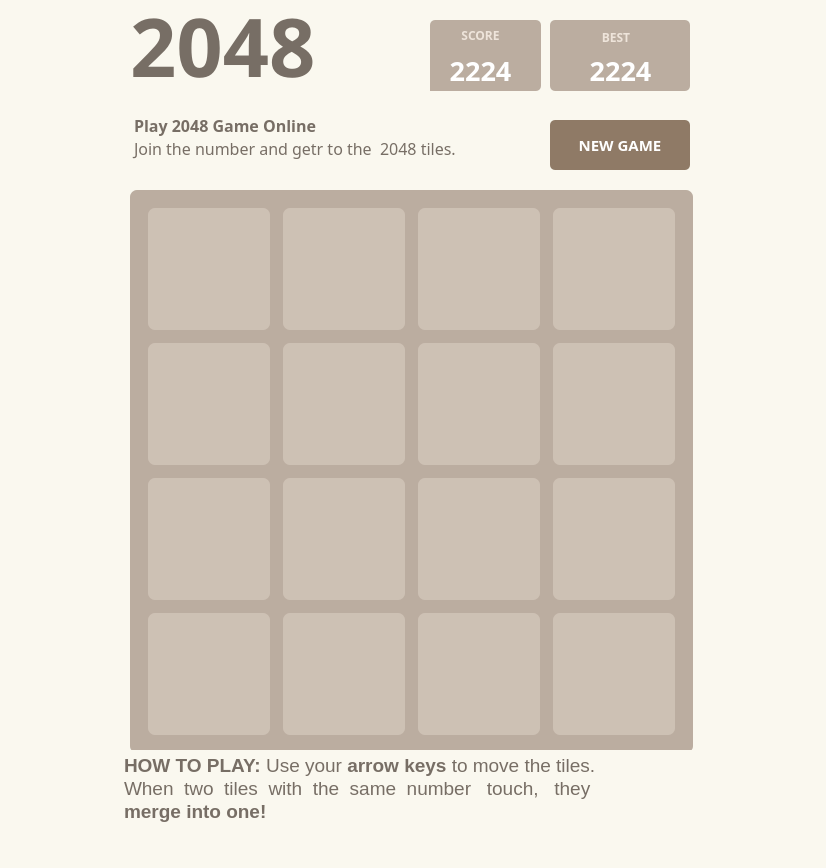
<?xml version="1.0" encoding="UTF-8"?>
<ui version="4.0">
 <class>Widget</class>
 <widget class="QWidget" name="Widget">
  <property name="geometry">
   <rect>
    <x>0</x>
    <y>0</y>
    <width>826</width>
    <height>868</height>
   </rect>
  </property>
  <property name="font">
   <font>
    <family>Fog Sans</family>
    <pointsize>13</pointsize>
   </font>
  </property>
  <property name="windowTitle">
   <string>Widget</string>
  </property>
  <property name="styleSheet">
   <string notr="true">background-color: rgb(250, 248, 239);</string>
  </property>
  <widget class="QWidget" name="widget" native="true">
   <property name="geometry">
    <rect>
     <x>130</x>
     <y>190</y>
     <width>563</width>
     <height>563</height>
    </rect>
   </property>
   <property name="font">
    <font>
     <family>Fog Sans</family>
     <pointsize>39</pointsize>
     <weight>75</weight>
     <bold>true</bold>
    </font>
   </property>
   <property name="styleSheet">
    <string notr="true">background-color: rgb(187, 173, 160);
border-radius:  7px;</string>
   </property>
   <layout class="QGridLayout" name="gridLayout_2">
    <item row="0" column="1">
     <widget class="QLabel" name="label_01">
      <property name="maximumSize">
       <size>
        <width>122</width>
        <height>122</height>
       </size>
      </property>
      <property name="font">
       <font>
        <family>Fog Sans</family>
        <pointsize>39</pointsize>
        <weight>75</weight>
        <bold>true</bold>
       </font>
      </property>
      <property name="styleSheet">
       <string notr="true">background-color: rgb(205, 193, 180);</string>
      </property>
      <property name="text">
       <string/>
      </property>
      <property name="alignment">
       <set>Qt::AlignCenter</set>
      </property>
     </widget>
    </item>
    <item row="2" column="2">
     <widget class="QLabel" name="label_22">
      <property name="maximumSize">
       <size>
        <width>122</width>
        <height>122</height>
       </size>
      </property>
      <property name="font">
       <font>
        <family>Fog Sans</family>
        <pointsize>39</pointsize>
        <weight>75</weight>
        <bold>true</bold>
       </font>
      </property>
      <property name="styleSheet">
       <string notr="true">background-color: rgb(205, 193, 180);</string>
      </property>
      <property name="text">
       <string/>
      </property>
      <property name="alignment">
       <set>Qt::AlignCenter</set>
      </property>
     </widget>
    </item>
    <item row="1" column="2">
     <widget class="QLabel" name="label_12">
      <property name="maximumSize">
       <size>
        <width>122</width>
        <height>122</height>
       </size>
      </property>
      <property name="font">
       <font>
        <family>Fog Sans</family>
        <pointsize>39</pointsize>
        <weight>75</weight>
        <bold>true</bold>
       </font>
      </property>
      <property name="styleSheet">
       <string notr="true">background-color: rgb(205, 193, 180);</string>
      </property>
      <property name="text">
       <string/>
      </property>
      <property name="alignment">
       <set>Qt::AlignCenter</set>
      </property>
     </widget>
    </item>
    <item row="2" column="1">
     <widget class="QLabel" name="label_21">
      <property name="maximumSize">
       <size>
        <width>122</width>
        <height>122</height>
       </size>
      </property>
      <property name="font">
       <font>
        <family>Fog Sans</family>
        <pointsize>39</pointsize>
        <weight>75</weight>
        <bold>true</bold>
       </font>
      </property>
      <property name="styleSheet">
       <string notr="true">background-color: rgb(205, 193, 180);</string>
      </property>
      <property name="text">
       <string/>
      </property>
      <property name="alignment">
       <set>Qt::AlignCenter</set>
      </property>
     </widget>
    </item>
    <item row="0" column="2">
     <widget class="QLabel" name="label_02">
      <property name="maximumSize">
       <size>
        <width>122</width>
        <height>122</height>
       </size>
      </property>
      <property name="font">
       <font>
        <family>Fog Sans</family>
        <pointsize>39</pointsize>
        <weight>75</weight>
        <bold>true</bold>
       </font>
      </property>
      <property name="styleSheet">
       <string notr="true">background-color: rgb(205, 193, 180);</string>
      </property>
      <property name="text">
       <string/>
      </property>
      <property name="alignment">
       <set>Qt::AlignCenter</set>
      </property>
     </widget>
    </item>
    <item row="1" column="3">
     <widget class="QLabel" name="label_13">
      <property name="maximumSize">
       <size>
        <width>122</width>
        <height>122</height>
       </size>
      </property>
      <property name="font">
       <font>
        <family>Fog Sans</family>
        <pointsize>38</pointsize>
        <weight>75</weight>
        <bold>true</bold>
       </font>
      </property>
      <property name="styleSheet">
       <string notr="true">background-color: rgb(205, 193, 180);</string>
      </property>
      <property name="text">
       <string/>
      </property>
      <property name="alignment">
       <set>Qt::AlignCenter</set>
      </property>
     </widget>
    </item>
    <item row="3" column="3">
     <widget class="QLabel" name="label_33">
      <property name="maximumSize">
       <size>
        <width>122</width>
        <height>122</height>
       </size>
      </property>
      <property name="font">
       <font>
        <family>Fog Sans</family>
        <pointsize>39</pointsize>
        <weight>75</weight>
        <bold>true</bold>
       </font>
      </property>
      <property name="styleSheet">
       <string notr="true">background-color: rgb(205, 193, 180);</string>
      </property>
      <property name="text">
       <string/>
      </property>
      <property name="alignment">
       <set>Qt::AlignCenter</set>
      </property>
     </widget>
    </item>
    <item row="2" column="3">
     <widget class="QLabel" name="label_23">
      <property name="maximumSize">
       <size>
        <width>122</width>
        <height>122</height>
       </size>
      </property>
      <property name="font">
       <font>
        <family>Fog Sans</family>
        <pointsize>39</pointsize>
        <weight>75</weight>
        <bold>true</bold>
       </font>
      </property>
      <property name="styleSheet">
       <string notr="true">background-color: rgb(205, 193, 180);</string>
      </property>
      <property name="text">
       <string/>
      </property>
      <property name="alignment">
       <set>Qt::AlignCenter</set>
      </property>
     </widget>
    </item>
    <item row="2" column="0">
     <widget class="QLabel" name="label_20">
      <property name="maximumSize">
       <size>
        <width>122</width>
        <height>122</height>
       </size>
      </property>
      <property name="font">
       <font>
        <family>Fog Sans</family>
        <pointsize>39</pointsize>
        <weight>75</weight>
        <bold>true</bold>
       </font>
      </property>
      <property name="styleSheet">
       <string notr="true">background-color: rgb(205, 193, 180);</string>
      </property>
      <property name="text">
       <string/>
      </property>
      <property name="alignment">
       <set>Qt::AlignCenter</set>
      </property>
     </widget>
    </item>
    <item row="0" column="0">
     <widget class="QLabel" name="label_00">
      <property name="maximumSize">
       <size>
        <width>122</width>
        <height>122</height>
       </size>
      </property>
      <property name="font">
       <font>
        <family>Fog Sans</family>
        <pointsize>39</pointsize>
        <weight>75</weight>
        <bold>true</bold>
       </font>
      </property>
      <property name="styleSheet">
       <string notr="true">QLabel
{
	background-color: rgb(205, 193, 180);
}
</string>
      </property>
      <property name="text">
       <string/>
      </property>
      <property name="alignment">
       <set>Qt::AlignCenter</set>
      </property>
     </widget>
    </item>
    <item row="3" column="1">
     <widget class="QLabel" name="label_31">
      <property name="maximumSize">
       <size>
        <width>122</width>
        <height>122</height>
       </size>
      </property>
      <property name="font">
       <font>
        <family>Fog Sans</family>
        <pointsize>39</pointsize>
        <weight>75</weight>
        <bold>true</bold>
       </font>
      </property>
      <property name="styleSheet">
       <string notr="true">background-color: rgb(205, 193, 180);</string>
      </property>
      <property name="text">
       <string/>
      </property>
      <property name="alignment">
       <set>Qt::AlignCenter</set>
      </property>
     </widget>
    </item>
    <item row="3" column="2">
     <widget class="QLabel" name="label_32">
      <property name="maximumSize">
       <size>
        <width>122</width>
        <height>122</height>
       </size>
      </property>
      <property name="font">
       <font>
        <family>Fog Sans</family>
        <pointsize>39</pointsize>
        <weight>75</weight>
        <bold>true</bold>
       </font>
      </property>
      <property name="styleSheet">
       <string notr="true">background-color: rgb(205, 193, 180);</string>
      </property>
      <property name="text">
       <string/>
      </property>
      <property name="alignment">
       <set>Qt::AlignCenter</set>
      </property>
     </widget>
    </item>
    <item row="1" column="1">
     <widget class="QLabel" name="label_11">
      <property name="maximumSize">
       <size>
        <width>122</width>
        <height>122</height>
       </size>
      </property>
      <property name="font">
       <font>
        <family>Fog Sans</family>
        <pointsize>39</pointsize>
        <weight>75</weight>
        <bold>true</bold>
       </font>
      </property>
      <property name="styleSheet">
       <string notr="true">background-color: rgb(205, 193, 180);</string>
      </property>
      <property name="text">
       <string/>
      </property>
      <property name="alignment">
       <set>Qt::AlignCenter</set>
      </property>
     </widget>
    </item>
    <item row="3" column="0">
     <widget class="QLabel" name="label_30">
      <property name="maximumSize">
       <size>
        <width>122</width>
        <height>122</height>
       </size>
      </property>
      <property name="font">
       <font>
        <family>Fog Sans</family>
        <pointsize>39</pointsize>
        <weight>75</weight>
        <bold>true</bold>
       </font>
      </property>
      <property name="styleSheet">
       <string notr="true">background-color: rgb(205, 193, 180);</string>
      </property>
      <property name="text">
       <string/>
      </property>
      <property name="alignment">
       <set>Qt::AlignCenter</set>
      </property>
     </widget>
    </item>
    <item row="1" column="0">
     <widget class="QLabel" name="label_10">
      <property name="enabled">
       <bool>true</bool>
      </property>
      <property name="maximumSize">
       <size>
        <width>122</width>
        <height>122</height>
       </size>
      </property>
      <property name="font">
       <font>
        <family>Fog Sans</family>
        <pointsize>39</pointsize>
        <weight>75</weight>
        <bold>true</bold>
       </font>
      </property>
      <property name="styleSheet">
       <string notr="true">background-color: rgb(205, 193, 180);</string>
      </property>
      <property name="text">
       <string/>
      </property>
      <property name="alignment">
       <set>Qt::AlignCenter</set>
      </property>
     </widget>
    </item>
    <item row="0" column="3">
     <widget class="QLabel" name="label_03">
      <property name="maximumSize">
       <size>
        <width>122</width>
        <height>122</height>
       </size>
      </property>
      <property name="font">
       <font>
        <family>Fog Sans</family>
        <pointsize>39</pointsize>
        <weight>75</weight>
        <bold>true</bold>
       </font>
      </property>
      <property name="styleSheet">
       <string notr="true">background-color: rgb(205, 193, 180);</string>
      </property>
      <property name="text">
       <string/>
      </property>
      <property name="alignment">
       <set>Qt::AlignCenter</set>
      </property>
     </widget>
    </item>
   </layout>
  </widget>
  <widget class="QLabel" name="label_17">
   <property name="geometry">
    <rect>
     <x>130</x>
     <y>0</y>
     <width>271</width>
     <height>91</height>
    </rect>
   </property>
   <property name="font">
    <font>
     <family>Fog Sans</family>
     <pointsize>61</pointsize>
     <weight>75</weight>
     <bold>true</bold>
    </font>
   </property>
   <property name="styleSheet">
    <string notr="true">
color: rgb(119, 110, 101);</string>
   </property>
   <property name="text">
    <string>2048</string>
   </property>
  </widget>
  <widget class="QLabel" name="label_18">
   <property name="geometry">
    <rect>
     <x>430</x>
     <y>20</y>
     <width>111</width>
     <height>71</height>
    </rect>
   </property>
   <property name="font">
    <font>
     <family>Fog Sans</family>
     <pointsize>14</pointsize>
    </font>
   </property>
   <property name="styleSheet">
    <string notr="true">background-color: rgb(187, 173, 160);
border-radius:  5px;</string>
   </property>
   <property name="text">
    <string/>
   </property>
  </widget>
  <widget class="QLabel" name="label_19">
   <property name="geometry">
    <rect>
     <x>550</x>
     <y>20</y>
     <width>140</width>
     <height>71</height>
    </rect>
   </property>
   <property name="font">
    <font>
     <family>Fog Sans</family>
    </font>
   </property>
   <property name="styleSheet">
    <string notr="true">background-color: rgb(187, 173, 160);
border-radius:  5px;</string>
   </property>
   <property name="text">
    <string/>
   </property>
  </widget>
  <widget class="QPushButton" name="pushButton">
   <property name="geometry">
    <rect>
     <x>550</x>
     <y>120</y>
     <width>140</width>
     <height>50</height>
    </rect>
   </property>
   <property name="font">
    <font>
     <family>Fog Sans</family>
     <pointsize>11</pointsize>
     <weight>75</weight>
     <bold>true</bold>
    </font>
   </property>
   <property name="focusPolicy">
    <enum>Qt::NoFocus</enum>
   </property>
   <property name="styleSheet">
    <string notr="true">background-color: rgb(143,122,102);
color: rgb(255, 255, 255);
border-radius:  5px;</string>
   </property>
   <property name="text">
    <string>NEW GAME</string>
   </property>
  </widget>
  <widget class="QTextBrowser" name="textBrowser">
   <property name="geometry">
    <rect>
     <x>130</x>
     <y>110</y>
     <width>411</width>
     <height>71</height>
    </rect>
   </property>
   <property name="font">
    <font>
     <family>Fog Sans</family>
    </font>
   </property>
   <property name="focusPolicy">
    <enum>Qt::NoFocus</enum>
   </property>
   <property name="styleSheet">
    <string notr="true">color: rgb(119, 110, 101);</string>
   </property>
   <property name="frameShape">
    <enum>QFrame::NoFrame</enum>
   </property>
   <property name="html">
    <string>&lt;!DOCTYPE HTML PUBLIC &quot;-//W3C//DTD HTML 4.0//EN&quot; &quot;http://www.w3.org/TR/REC-html40/strict.dtd&quot;&gt;
&lt;html&gt;&lt;head&gt;&lt;meta name=&quot;qrichtext&quot; content=&quot;1&quot; /&gt;&lt;style type=&quot;text/css&quot;&gt;
p, li { white-space: pre-wrap; }
&lt;/style&gt;&lt;/head&gt;&lt;body style=&quot; font-family:'Fog Sans'; font-size:9pt; font-weight:400; font-style:normal;&quot;&gt;
&lt;p style=&quot; margin-top:0px; margin-bottom:0px; margin-left:0px; margin-right:0px; -qt-block-indent:0; text-indent:0px;&quot;&gt;&lt;span style=&quot; font-family:'clear sans,helvetica neue,Arial,sans-serif'; font-size:12pt; font-weight:600; color:#776e65; background-color:#faf8ef;&quot;&gt;Play 2048 Game Online&lt;/span&gt;&lt;span style=&quot; font-family:'clear sans,helvetica neue,Arial,sans-serif'; font-size:12pt; color:#776e65; background-color:#faf8ef;&quot;&gt; &lt;/span&gt;&lt;/p&gt;
&lt;p style=&quot; margin-top:0px; margin-bottom:0px; margin-left:0px; margin-right:0px; -qt-block-indent:0; text-indent:0px;&quot;&gt;&lt;span style=&quot; font-family:'clear sans,helvetica neue,Arial,sans-serif'; font-size:12pt; color:#776e65; background-color:#faf8ef;&quot;&gt;Join the number and getr to the  2048 tiles. &lt;/span&gt;&lt;/p&gt;&lt;/body&gt;&lt;/html&gt;</string>
   </property>
  </widget>
  <widget class="QTextBrowser" name="textBrowser_2">
   <property name="geometry">
    <rect>
     <x>120</x>
     <y>750</y>
     <width>631</width>
     <height>101</height>
    </rect>
   </property>
   <property name="font">
    <font>
     <pointsize>39</pointsize>
    </font>
   </property>
   <property name="focusPolicy">
    <enum>Qt::NoFocus</enum>
   </property>
   <property name="frameShape">
    <enum>QFrame::NoFrame</enum>
   </property>
   <property name="html">
    <string>&lt;!DOCTYPE HTML PUBLIC &quot;-//W3C//DTD HTML 4.0//EN&quot; &quot;http://www.w3.org/TR/REC-html40/strict.dtd&quot;&gt;
&lt;html&gt;&lt;head&gt;&lt;meta name=&quot;qrichtext&quot; content=&quot;1&quot; /&gt;&lt;style type=&quot;text/css&quot;&gt;
p, li { white-space: pre-wrap; }
&lt;/style&gt;&lt;/head&gt;&lt;body style=&quot; font-family:'SimSun'; font-size:39pt; font-weight:400; font-style:normal;&quot;&gt;
&lt;p style=&quot; margin-top:0px; margin-bottom:0px; margin-left:0px; margin-right:0px; -qt-block-indent:0; text-indent:0px;&quot;&gt;&lt;span style=&quot; font-family:'clear sans,helvetica neue,Arial,sans-serif'; font-size:14pt; font-weight:600; color:#776e65; background-color:#faf8ef; text-transform:uppercase;&quot;&gt;HOW TO PLAY:&lt;/span&gt;&lt;span style=&quot; font-family:'clear sans,helvetica neue,Arial,sans-serif'; font-size:14pt; color:#776e65; background-color:#faf8ef;&quot;&gt; Use your &lt;/span&gt;&lt;span style=&quot; font-family:'clear sans,helvetica neue,Arial,sans-serif'; font-size:14pt; font-weight:600; color:#776e65; background-color:#faf8ef;&quot;&gt;arrow keys&lt;/span&gt;&lt;span style=&quot; font-family:'clear sans,helvetica neue,Arial,sans-serif'; font-size:14pt; color:#776e65; background-color:#faf8ef;&quot;&gt; to move the tiles. &lt;/span&gt;&lt;/p&gt;
&lt;p style=&quot; margin-top:0px; margin-bottom:0px; margin-left:0px; margin-right:0px; -qt-block-indent:0; text-indent:0px;&quot;&gt;&lt;span style=&quot; font-family:'clear sans,helvetica neue,Arial,sans-serif'; font-size:14pt; color:#776e65; background-color:#faf8ef;&quot;&gt;When  two  tiles  with  the  same  number   touch,   they &lt;/span&gt;&lt;/p&gt;
&lt;p style=&quot; margin-top:0px; margin-bottom:0px; margin-left:0px; margin-right:0px; -qt-block-indent:0; text-indent:0px;&quot;&gt;&lt;span style=&quot; font-family:'clear sans,helvetica neue,Arial,sans-serif'; font-size:14pt; font-weight:600; color:#776e65; background-color:#faf8ef;&quot;&gt;merge into one!&lt;/span&gt;&lt;/p&gt;&lt;/body&gt;&lt;/html&gt;</string>
   </property>
  </widget>
  <widget class="QLabel" name="label_3">
   <property name="geometry">
    <rect>
     <x>450</x>
     <y>20</y>
     <width>61</width>
     <height>31</height>
    </rect>
   </property>
   <property name="font">
    <font>
     <family>Fog Sans</family>
     <pointsize>9</pointsize>
     <weight>75</weight>
     <bold>true</bold>
    </font>
   </property>
   <property name="styleSheet">
    <string notr="true">background-color: rgb(187, 173, 160);
color: rgb(238,228,218);</string>
   </property>
   <property name="text">
    <string>SCORE</string>
   </property>
   <property name="alignment">
    <set>Qt::AlignCenter</set>
   </property>
  </widget>
  <widget class="QLabel" name="label_2">
   <property name="geometry">
    <rect>
     <x>580</x>
     <y>30</y>
     <width>72</width>
     <height>15</height>
    </rect>
   </property>
   <property name="font">
    <font>
     <family>Fog Sans</family>
     <pointsize>9</pointsize>
     <weight>75</weight>
     <bold>true</bold>
    </font>
   </property>
   <property name="styleSheet">
    <string notr="true">background-color: rgb(187, 173, 160);
color: rgb(238,228,218);</string>
   </property>
   <property name="text">
    <string>BEST</string>
   </property>
   <property name="textFormat">
    <enum>Qt::PlainText</enum>
   </property>
   <property name="alignment">
    <set>Qt::AlignCenter</set>
   </property>
  </widget>
  <widget class="QLabel" name="label_score">
   <property name="geometry">
    <rect>
     <x>430</x>
     <y>50</y>
     <width>101</width>
     <height>41</height>
    </rect>
   </property>
   <property name="font">
    <font>
     <family>Fog Sans</family>
     <pointsize>20</pointsize>
     <weight>75</weight>
     <bold>true</bold>
    </font>
   </property>
   <property name="styleSheet">
    <string notr="true">background-color: rgb(187, 173, 160);
color: rgb(255,255,255);</string>
   </property>
   <property name="text">
    <string>2224</string>
   </property>
   <property name="alignment">
    <set>Qt::AlignCenter</set>
   </property>
  </widget>
  <widget class="QLabel" name="label_best">
   <property name="geometry">
    <rect>
     <x>570</x>
     <y>50</y>
     <width>101</width>
     <height>41</height>
    </rect>
   </property>
   <property name="font">
    <font>
     <family>Fog Sans</family>
     <pointsize>20</pointsize>
     <weight>75</weight>
     <bold>true</bold>
    </font>
   </property>
   <property name="styleSheet">
    <string notr="true">background-color: rgb(187, 173, 160);
color: rgb(255,255,255);</string>
   </property>
   <property name="text">
    <string>2224</string>
   </property>
   <property name="alignment">
    <set>Qt::AlignCenter</set>
   </property>
  </widget>
  <zorder>widget</zorder>
  <zorder>label_17</zorder>
  <zorder>label_18</zorder>
  <zorder>label_19</zorder>
  <zorder>pushButton</zorder>
  <zorder>textBrowser</zorder>
  <zorder>textBrowser_2</zorder>
  <zorder>label_2</zorder>
  <zorder>label_3</zorder>
  <zorder>label_score</zorder>
  <zorder>label_best</zorder>
 </widget>
 <layoutdefault spacing="6" margin="11"/>
 <resources/>
 <connections/>
</ui>
